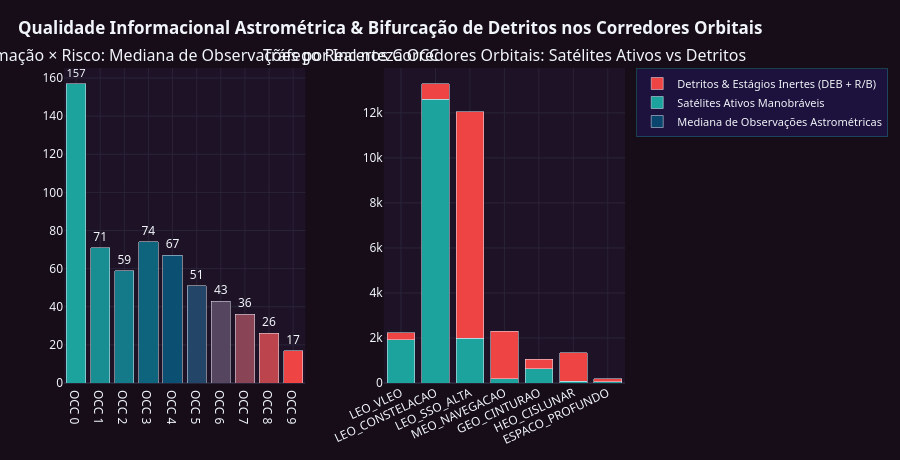

The cell this chart's notebook holds for it:
### Code cell
display(Markdown("### 3.3 Diagnóstico Físico dos Corredores Orbitais (NORAD SATCAT Atual)"))
display(
    datasets.corridors[
        [
            "id_corredor",
            "regime_orbital",
            "objetos_em_orbita",
            "satelites_ativos",
            "detritos_e_estagios_orbita",
            "razao_detritos_pct",
            "expansao_pos_2021_pct",
            "indice_congestao_orbital",
        ]
    ]
)

fig_observability_and_corridors(datasets, trends).show()

### Figure 1 — Plotly figure (JSON) as saved in the notebook; plotly's stock layout.template omitted (floating-point values rounded to 4 significant figures)
{"data": [{"hovertemplate": "<b>%{x}</b><br>Mediana de Observações: %{y}<extra></extra>", "marker": {"color": [0, 1, 2, 3, 4, 5, 6, 7, 8, 9], "colorscale": [[0.0, "#1CA39E"], [0.5, "#09456C"], [1.0, "#EF4444"]]}, "name": "Mediana de Observações Astrométricas", "text": ["157", "71", "59", "74", "67", "51", "43", "36", "26", "17"], "textposition": "outside", "type": "bar", "x": ["OCC 0", "OCC 1", "OCC 2", "OCC 3", "OCC 4", "OCC 5", "OCC 6", "OCC 7", "OCC 8", "OCC 9"], "xaxis": "x", "y": [157.0, 71.0, 59.0, 74.0, 67.0, 51.0, 43.0, 36.0, 26.0, 17.0], "yaxis": "y"}, {"marker": {"color": "#1CA39E"}, "name": "Satélites Ativos Manobráveis", "type": "bar", "x": ["LEO_VLEO", "LEO_CONSTELACAO", "LEO_SSO_ALTA", "MEO_NAVEGACAO", "GEO_CINTURAO", "HEO_CISLUNAR", "ESPACO_PROFUNDO"], "xaxis": "x2", "y": [1916, 12599, 1991, 193, 633, 73, 62], "yaxis": "y2"}, {"marker": {"color": "#EF4444"}, "name": "Detritos & Estágios Inertes (DEB + R/B)", "type": "bar", "x": ["LEO_VLEO", "LEO_CONSTELACAO", "LEO_SSO_ALTA", "MEO_NAVEGACAO", "GEO_CINTURAO", "HEO_CISLUNAR", "ESPACO_PROFUNDO"], "xaxis": "x2", "y": [309, 697, 10072, 2111, 412, 1262, 116], "yaxis": "y2"}], "layout": {"annotations": [{"font": {"size": 16}, "showarrow": false, "text": "Lei Informação × Risco: Mediana de Observações por Incerteza OCC", "x": 0.215, "xanchor": "center", "xref": "paper", "y": 1.0, "yanchor": "bottom", "yref": "paper"}, {"font": {"size": 16}, "showarrow": false, "text": "Tráfego Real nos Corredores Orbitais: Satélites Ativos vs Detritos", "x": 0.785, "xanchor": "center", "xref": "paper", "y": 1.0, "yanchor": "bottom", "yref": "paper"}], "barmode": "stack", "font": {"color": "#F1F5F9", "family": "Segoe UI, sans-serif", "size": 12}, "height": 460, "hoverlabel": {"bgcolor": "#23145B", "bordercolor": "#1CA39E", "font": {"color": "#FFFFFF", "size": 12}}, "legend": {"bgcolor": "rgba(35, 20, 91, 0.55)", "bordercolor": "rgba(28, 163, 158, 0.35)", "borderwidth": 1, "font": {"size": 11}}, "margin": {"b": 50, "l": 55, "r": 35, "t": 68}, "paper_bgcolor": "#160D18", "plot_bgcolor": "#1D1226", "title": {"font": {"color": "#F1F5F9", "family": "Segoe UI, sans-serif", "size": 17}, "text": "<b>Qualidade Informacional Astrométrica & Bifurcação de Detritos nos Corredores Orbitais</b>", "x": 0.02}, "xaxis": {"anchor": "y", "domain": [0.0, 0.43], "gridcolor": "#2A2438", "zerolinecolor": "#2A2438"}, "xaxis2": {"anchor": "y2", "domain": [0.57, 1.0], "gridcolor": "#2A2438", "tickangle": -25, "zerolinecolor": "#2A2438"}, "yaxis": {"anchor": "x", "domain": [0.0, 1.0], "gridcolor": "#2A2438", "zerolinecolor": "#2A2438"}, "yaxis2": {"anchor": "x2", "domain": [0.0, 1.0], "gridcolor": "#2A2438", "zerolinecolor": "#2A2438"}}}
